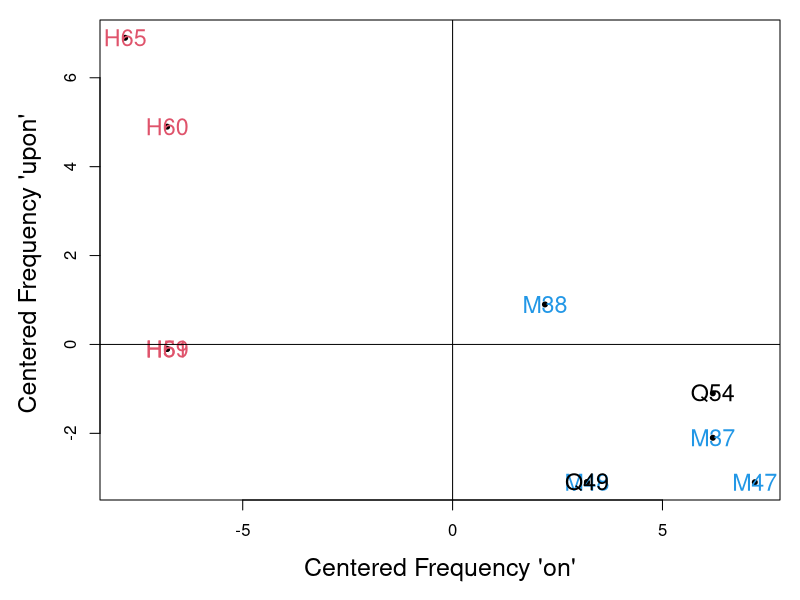

Here is the R script that generated this plot:
#
#  Figure 3.1  Data centered
#
data <- read.table("DataTable3.7.txt", header=T, row.names=1) 
data
options(digits=4)

author <- c("H", "H", "H", "H", "M", "M", "M", "M",  "Q", "Q")
authorCol <- c(1,1,1,1, 3, 3,3,3, 0,0)

x <- c(6, 6, 6, 5, 19, 15, 20, 16, 16, 19)
y <- c(3, 8, 3, 10, 1, 4, 0, 0, 0, 2)

x <- x - mean(x)
y <- y - mean(y)

param <- par()
# mar <- c(5.1 4.1 4.1 2.1)
# omd <- c( 0 1 0 1)
#

par(mar=c(5,5,1,1))
#par(omd=c(0,1,0,0))
par(cex.lab=1.5)

# pdf(file="Fig4a.pdf")

plot(x,y, pch=20,
     xlab = "Centered Frequency 'on'", ylab = "Centered Frequency 'upon' ")

text(x, y, col=1+unclass(authorCol), labels=abbreviate(names(data)), cex=1.4)

abline(v=0); abline(h=0)

# dev.off()